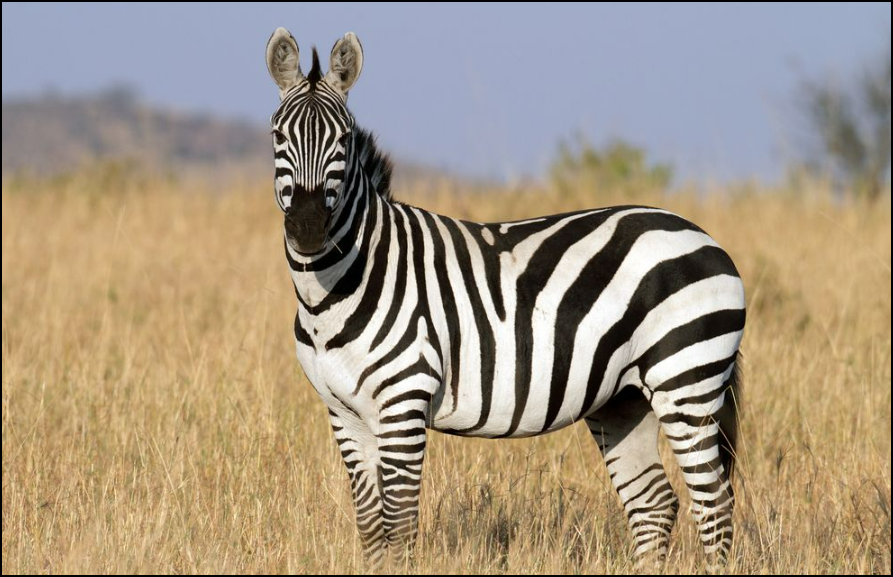
#> input picture Computer Vision Basic Techniques/Images/Sample.png, 893 x 577 px, found by its file name
$ python Morph_Op_Erosion.py
#> lines starting #> are read from the running program, lines starting #| are printed output that depends on the picture; after the words box and inside, x2 and y2 are one past the last pixel; in counts of white or black regions, pixels touching at a corner belong together
import cv2
import numpy as np

image_read = cv2.imread("Computer Vision Basic Techniques\Images\Sample.png", cv2.IMREAD_GRAYSCALE)
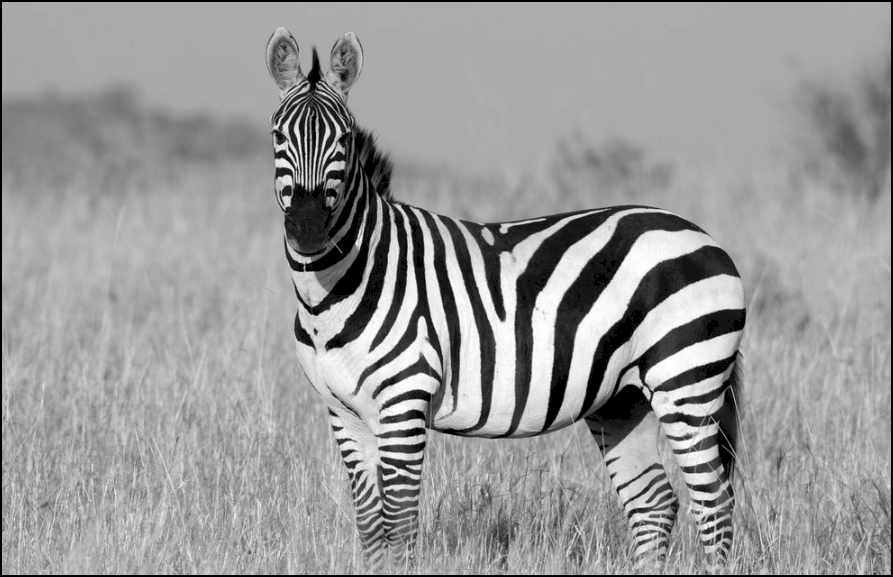
#> image_read: shape (577, 893); min 0, max 255, mean 152.5

_,binary_image = cv2.threshold(image_read, 127, 255, cv2.THRESH_BINARY)
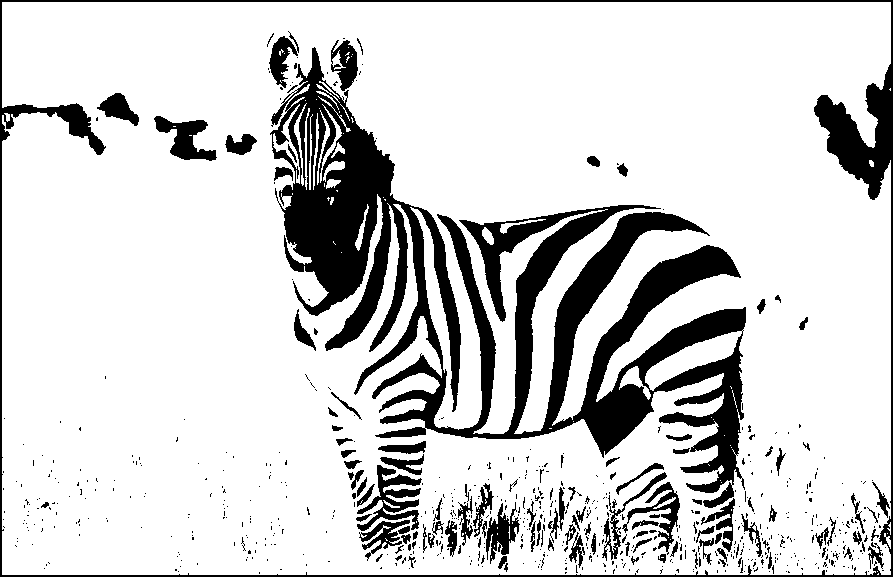
#> binary_image: shape (577, 893); 82.3% white; 704 black regions (590 under 20 px), largest, box (x1, y1, x2, y2) and area: (270, 47, 746, 508) 59411, (0, 0, 893, 577) 12323, (357, 465, 422, 531) 1616


kernel = np.ones((5,5), np.uint8)


eroded_image = cv2.erode(binary_image, kernel, iterations=1)
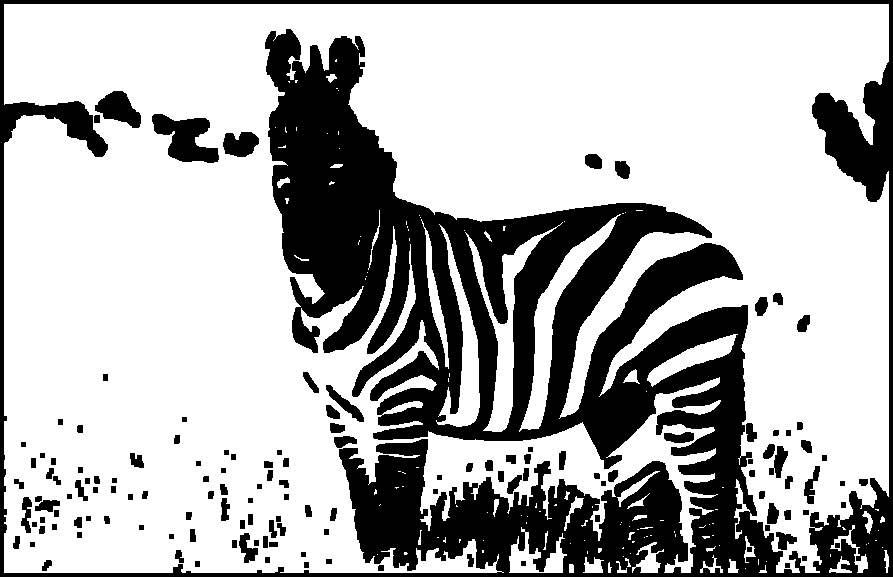
#> eroded_image: shape (577, 893); 70.2% white; 136 black regions, largest, box (x1, y1, x2, y2) and area: (0, 0, 893, 577) 140351, (152, 114, 219, 163) 1892, (95, 91, 141, 128) 998

cv2.imshow("Eroded Image", eroded_image)


cv2.waitKey(0)
cv2.destroyAllWindows()
